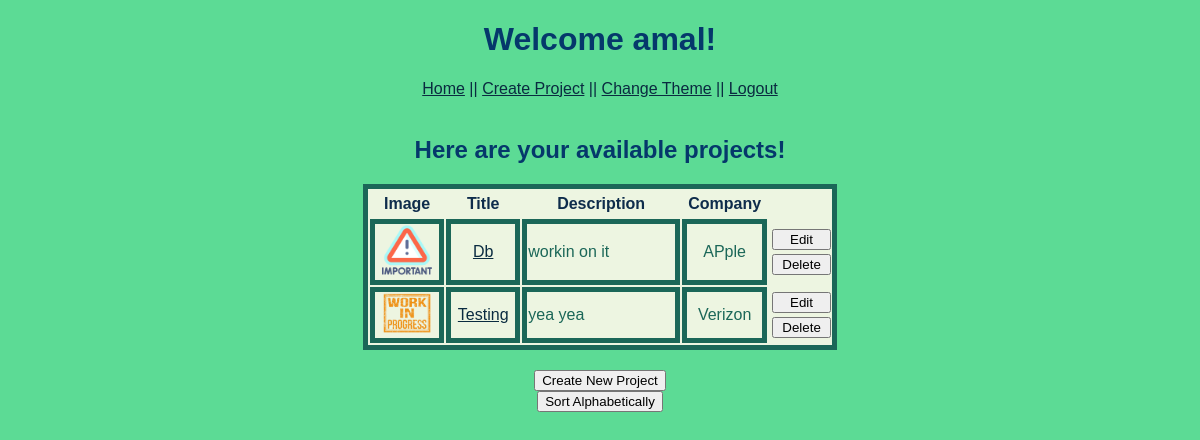
The page /projects (signed in) on the database its author committed.
### models.py (models this page shows, shortened)
class Project(db.Model):
    id = db.Column('id', db.Integer, primary_key = True)
    title = db.Column('title', db.String(200))
    detail = db.Column('detail', db.String(1000))
    company_name = db.Column('company_name', db.String(100))
    img_name = db.Column('img', db.String(100))
    user_id = db.Column(db.Integer, db.ForeignKey("user.id"), nullable=False)

### app.py (the view)
@app.route('/')
@app.route('/index')
@app.route('/projects')
def index():
    if session.get('user'):
        projects = find_projects(session['user_id'])
        image1 = os.path.join(app.config['UPLOAD_FOLDER'], 'flow.png')
        image2 = os.path.join(app.config['UPLOAD_FOLDER'], 'testing.png')
        image3 = os.path.join(app.config['UPLOAD_FOLDER'], 'default.png')
        return render_template("index.html", user=session['user'], user_projects=projects, theme=session['user_theme'], project_image1=image1, project_image2=image2,project_image3=image3)
    return redirect(url_for('login'))

### models.py (called while the page is built)
def find_projects(session):
    return db.session.query(Project).filter_by(user_id=session).all()

### templates/index.html (shortened to what this page needs)
<!DOCTYPE html>
<html lang="en">
<head>
    {% if theme == 1 %}
    <link rel="stylesheet" href="{{ url_for('static', filename='main.css')}}">
    {% elif theme == 3 %}
    <link rel="stylesheet" href="{{ url_for('static', filename='third.css')}}">
    {% else %}
    <link rel="stylesheet" href="{{ url_for('static', filename='second.css')}}">
    {% endif %}
</head>
<body>
    <h1>Welcome {{user}}!</h1>
    <nav>
        <a href="{{ url_for('index') }}">Home</a> <span class="nav-spacing">||</span>
        <a href="{{ url_for('new_project') }}">Create Project</a> <span class="nav-spacing">||</span>
        <a href="{{ url_for('change_style', theme_id=theme) }}" method="get">Change Theme</a> <span
            class="nav-spacing">||</span>
        <a href="{{ url_for('logout') }}">Logout</a>
    </nav>
    <div class="table-header">
        <br>
        <h2>Here are your available projects!</h2>
    </div>
    <div class="box">
        <table class="insideBox">
            <tr>
                <td>
                    <h3>Image</h3>
                </td>
                <td>
                    <h3>Title</h3>
                </td>
                <td>
                    <h3>Description</h3>
                </td>
                <td>
                    <h3>Company</h3>
                </td>
            </tr>
            <tr>
                {% for project in user_projects %}
                {% if project.img_name == "flow.png" %}
                <td class="tableRow"><img src="{{ project_image1 }}" width="50 px"></td>
                {% elif project.img_name == "testing.png" %}
                <td class="tableRow"><img src="{{ project_image2 }}" width="50 px"></td>
                {% else %}
                <td class="tableRow"><img src="{{ project_image3 }}" width="50 px"></td>
                {% endif %}
                <td class="tableRow"><a href="{{ url_for('get_project', project_id=project.id) }}">{{project.title}}</a>
                </td>
                <td class="tableRow2">{{project.detail}}</a></td>
                <td class="tableRow">{{project.company_name}}</a></td>
                <td>
                    <form action="{{url_for('edit_project',project_id=project.id)}}" method="get">
                        <input type="submit" value="Edit">
                    </form>
                    <form action="{{url_for('delete_project',project_id=project.id)}}" method="post">
                        <input type="submit" value="Delete">
                    </form>
                </td>
            </tr>
            {% endfor %}
        </table>
        <div class="projectView">
            <form action="{{ url_for('new_project') }}">
                <input type="submit" value="Create New Project">
            </form>
            <form action="{{url_for('sort')}}">
                <input type="submit" value="Sort Alphabetically">
            </form>
        </div>
    </div>
</body>
</html>

### static/main.css (style rules this page uses)
* { font-family: 'Gill Sans', 'Gill Sans MT', Calibri, 'Trebuchet MS', sans-serif; }
h1 { color:#05386B; text-align: center; }
h2 { color: #05386B; }
h3 { color:#0e2c4b; font-size: 16px; }
body { background:#5CDB95; }
a, .nav-spacing { color: inherit; color: #0a2b40; }
nav { text-align: center; }
.box { color: #1b6758; width: 40%; text-align: center; margin: 0px auto; }
.table-header { text-align: center; margin: 0px auto; }
.insideBox { background-color: #edf5e1; text-align: left; border: 5px solid; margin-bottom: 20px; width: 100%; }
.insideBox h3 { text-align: center; margin: 3px; }
.tableRow { border: 5px solid #1b6758; width: 5em; text-align: center; }
.tableRow2 { border: 5px solid #1b6758; width: 15em; }
.insideBox input[type=submit] { margin: 2px; width: 100%; }
.projectView { text-align: center; }

### rows shown on the page
Project: title "Db", detail "workin on it", company_name "APple"
Project: title "Testing", detail "yea yea", company_name "Verizon"

### other values the page prints
{{ user }} "amal"
